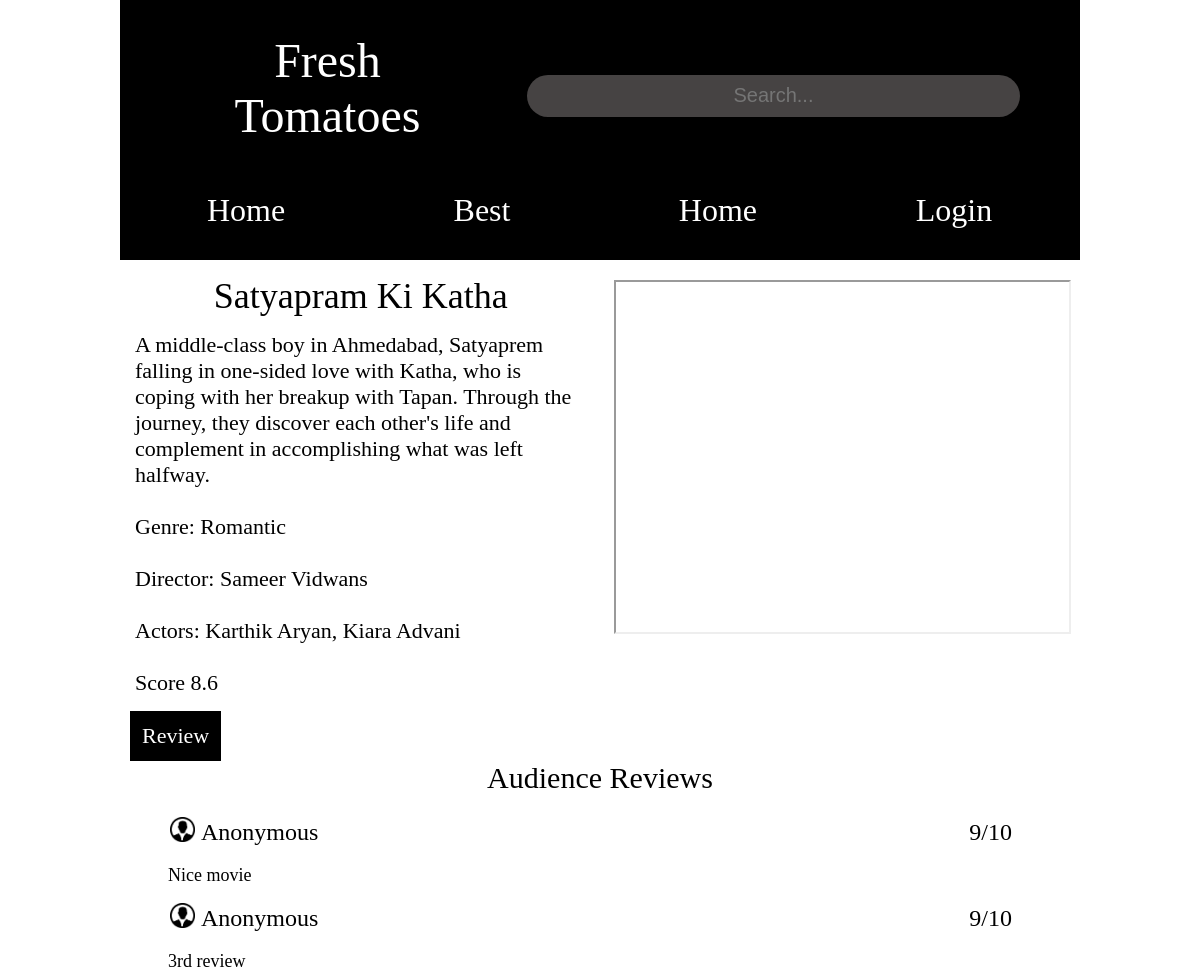
Screenshot of /review/0 with the database file from the repository.
### home/models.py (models this page shows)
class movies(models.Model):
    GENRE=(("Action","Action"),("Adventure","Adventure"),("Horror","Horror"),("Rom-Com","Rom-Com"),("Romantic","Romantic"),("Slice of life","Slice of life"),("Drama","Drama"),("Thriller","Thriller"),("Sci-fi","Sci-fi"),("Crime","Crime"),("Comedy","Comedy"),("Fantasy","Fantasy"),("Animated","Animated"))
    name=models.CharField(max_length=50)
    synopsis=models.CharField(max_length=300)
    director=models.CharField(max_length=20)
    actors=models.CharField(max_length=200)
    genre=models.CharField(max_length=20,choices=GENRE)
    rating=models.CharField(max_length=4)
    trailer=models.CharField(max_length=250)
    img=models.CharField(max_length=150)
    slug=models.SlugField(default="", null=False)
    vno=models.IntegerField(default="1")

class user_review(models.Model):
    review=models.CharField(max_length=300)
    rating=models.IntegerField()
    slug=models.IntegerField(default="0")
    vno=models.IntegerField(default="0")

### home/views.py (the view)
# urls.py: path('review/<slug:n>', views.review_page.as_view() , name="review"),
class review_page(View):
    def get(self,request,n=None):
        return render(request, "Review.html",context={"ctx":movies.objects.all().values()[int(n)],"reviews":user_review.objects.all().values()})

### home/templates/Review.html (shortened to what this page needs)
{% extends "base.html" %}
{%block css%}<link href="../static/CSS/Review.css" rel="stylesheet">{% endblock %}
{%block template%}
    <div class="Movie_Ratingd">
        <div>
            {{ ctx.name }}
            <div class="Ratings">
                {{ ctx.synopsis }}<br><br>
                Genre: {{ ctx.genre }}<br><br>
                Director: {{ ctx.director }}<br><br>
                Actors: {{ ctx.actors }}<br><br>
                Score {{ ctx.rating }}
            </div>
        </div>
        <div class="Movie">
            <iframe width="100%" height="100%" src="{{ ctx.trailer }}"></iframe>
        </div>
    </div>
    <div class="pc_review">
        {% if user.is_authenticated %}
            <div class="review_button">
                    <a href="{% url 'user_review_page' ctx.vno ctx.slug %}">Review</a>
            </div>
        {% else %}
            <div class="review_button">
                <a href="{% url 'login' %}">Review</a>
            </div>
        {% endif %}
    </div>
    <div class="Reviews">
        <p>Audience Reviews</p>
        {% for i in reviews %}
            {% if i.slug|add:0 == ctx.slug|add:0 and i.vno|add:0 == ctx.vno|add:0 %}
                <div class="user_info">
                    <div class="flx">
                        <div class="profile_icon"><img src="../static/Images/profile.png"></div>
                        <div class="username">Anonymous</div>
                    </div>
                    <div class="user_rating">{{ i.rating }}/10</div>
                </div>
                <div class="Comment">
                    {{ i.review }}
                </div>
            {% endif %}
        {% endfor %}
    </div>
{% endblock %}

### home/static/CSS/base.css (style rules this page uses)
@media screen and (min-width:480px) { body { width: 80%; margin: auto; } }
@media screen and (min-width:480px) { a:link { color: white; text-decoration: none; } }

### home/static/CSS/Review.css (style rules this page uses)
@media screen and (min-width: 480px) { .Reviews { margin: 15px 0px; font-size: 32px; } }
@media screen and (min-width: 480px) { .Movie_Ratingd { display:flex; justify-content:space-between; font-size: 36px; text-align: center; margin-top: 15px; } }
@media screen and (min-width: 480px) { .Ratings { font-size: 22px; margin: 15px 15px; text-align: left; } }
@media screen and (min-width: 480px) { .Reviews p { text-align: center; font-size: 30px; margin-top: 0; margin-bottom:10px; } }
@media screen and (min-width: 480px) { .Reviews { width:90%; margin: auto; } }
@media screen and (min-width: 480px) { .Movie { height:350px; width:2000px; padding: 5px; margin: 0 8px; } }
@media screen and (min-width: 480px) { .user_info { display: flex; line-height: 55px; font-size: 24px; justify-content: space-between; margin:5px 0; } }
@media screen and (min-width: 480px) { .user_rating { margin-right: 20px; } }
@media screen and (min-width: 480px) { .profile_icon { height:25px; width:25px; padding: 2px; margin-right: 4px; } }
@media screen and (min-width: 480px) { .profile_icon img { height: 100%; width:100%; } }
@media screen and (min-width: 480px) { .Comment { font-size: 18px; } }
@media screen and (min-width: 480px) { .flx { display: flex; } }
@media screen and (min-width: 480px) { .review_button { background-color: black; width:fit-content; padding: 12px; color: white; font-size:22px ; margin-left: 10px; } }

### rows the page displays
movies: name "Satyapram Ki Katha", synopsis "A middle-class boy in Ahmedabad, Satyaprem falling in one-sided love with Katha, who is coping with her breakup with Tapan. Through the journey, they discover each other's life and complement in accomplishing what was left halfway.", genre "Romantic", director "Sameer Vidwans", actors "Karthik Aryan, Kiara Advani", rating "8.6"
user_review: slug 0 (drawn), rating "9", review "Nice movie"
user_review: slug 0 (drawn), rating "9", review "3rd review"
